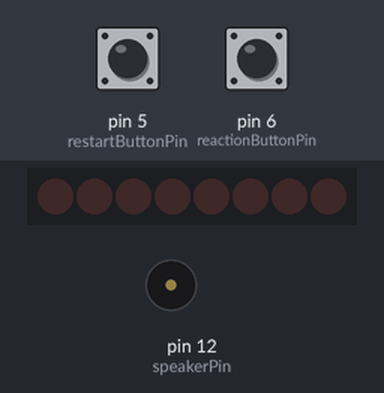
Recording of a sketch running on a simulated Arduino Uno, built with avr-gcc and run on an emulated ATmega328P. Shown: 8 shift-register outputs drawn as a row of LEDs (first output left, lit = HIGH), buzzer (waves = sounding). Wiring (inferred from the names in the program): shift register (74HC595): data pin 2; shift clock pin 4; latch pin 3. Wiring (inferred from the signals the program sends): row of LEDs: on Q0, Q1, Q2, Q3, Q4, Q5, Q6, Q7. The inputs (shaded band) are chosen by the test bench; at power-on: pin 5 (restartButtonPin) LOW, pin 6 (reactionButtonPin) LOW. Random numbers use the default seed unless the sketch sets one.

Above: at 1.2 s.
1.3 s: pin 5 (restartButtonPin) pulled HIGH for 0.15 s
At 3.1 s:
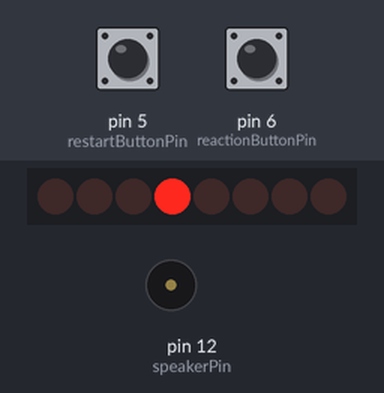
At 7.6 s:
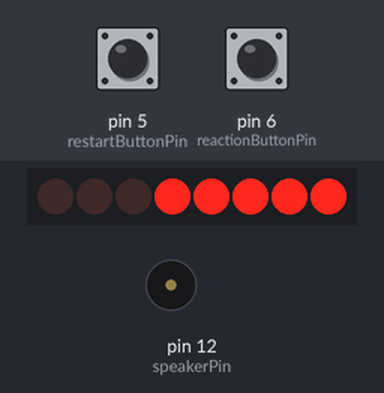
Timing chart, 0 to 9.7 s (numbered marks = the images above; inputs shaded):
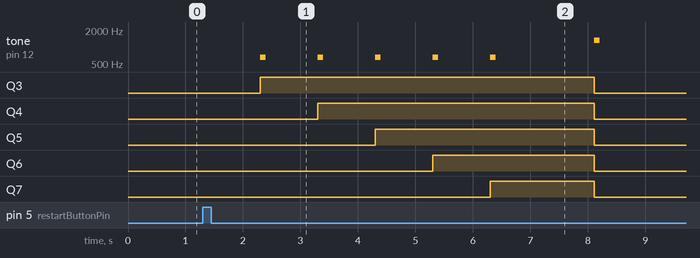

Measured:
- after the input at 1.3 s, tone on pin 12 (speakerPin): plays 659 Hz for 0.10 s, 659 Hz for 0.10 s, 659 Hz for 0.10 s, 659 Hz for 0.10 s, 659 Hz for 0.10 s, 1319 Hz for 0.10 s, starting after 1.0 s; Q3: LOW → HIGH after 1.0 s, → LOW 5.8 s later

The sketch:

arduino-measure-reaction-time.ino
```cpp
#include "LedControl.h"

const int SRDataPin = 2;
const int SRLatchPin = 3;
const int SRClockPin = 4;
const int restartButtonPin = 5;
const int reactionButtonPin = 6;
const int ledSegmentsDIN = 8;
const int ledSegmentsCS = 9;
const int ledSegmentsCLK = 10;
const int speakerPin = 12;
int waitTime = 0;
int startTime = 0;
int reactionTime = 0;
byte SRData = 0; // Shift Register 8-bit storage
boolean trafficLightsEnded = false;
LedControl lc = LedControl(8,10,9,1);

void setup() {
  Serial.begin(9600);
  pinMode(reactionButtonPin, INPUT);
  pinMode(restartButtonPin, INPUT);
  pinMode(SRDataPin, OUTPUT);
  pinMode(SRClockPin, OUTPUT);
  pinMode(SRLatchPin, OUTPUT);
  turnOffTrafficLights();
  lc.shutdown(0,false);
  lc.setIntensity(0,8);
  lc.clearDisplay(0);
}

void loop() {
  if(restartButtonIsPushed()) {
    startTrafficLights();
  }

  if(trafficLightsEnded == true && reactionButtonIsPushed()) {
    lc.clearDisplay(0);
    reactionTime = millis() - startTime;
    trafficLightsEnded = false;
    showReactionTime();
  }
}

boolean restartButtonIsPushed() {
  return digitalRead(restartButtonPin)==HIGH?true:false;
}

boolean reactionButtonIsPushed() {
  return digitalRead(reactionButtonPin)==HIGH?true:false;
}

void turnOffTrafficLights() {
  SRWrite(3, LOW);
  SRWrite(4, LOW);
  SRWrite(5, LOW);
  SRWrite(6, LOW);
  SRWrite(7, LOW);
}

int numberOfDigits(int number) {
  int digits = 0;
  while(number){
    number /= 10;
    digits++;
  }
  return digits;
}

void startTrafficLights() {
  // Calculate random wait time between 1 and 3 seconds
  waitTime = random(1000, 3000);

  // Traffic lights pattern with 5 LEDS from pins 3 to 7 on the shift register
  for(int ledIndex=3; ledIndex<=7; ledIndex++) {
    delay(1000);
    noTone(speakerPin);
    SRWrite(ledIndex, HIGH);
    tone(speakerPin, 659, 100);
  }

  delay(waitTime);
  turnOffTrafficLights();
  tone(speakerPin, 1319, 100);
  trafficLightsEnded = true;
  startTime = millis();
}

// Write to the shift register memory
void SRWrite(int SRPin, boolean SRPinState){
  // Set the pin state in the data variable
  bitWrite(SRData,SRPin,SRPinState);
  // Shift the storage to apply the changes
  shiftOut(SRDataPin, SRClockPin, MSBFIRST, SRData);
  // Activate the latch to let the data pass from the storage to the shift register pins
  digitalWrite(SRLatchPin, HIGH);
  digitalWrite(SRLatchPin, LOW);
}

// Show reaction time on 7 segment display
void showReactionTime() {
  int number = reactionTime;
  int digits = numberOfDigits(number);
  int arr[digits];
  boolean isDecimal = false;

  // Transform the reaction time to an integer array
  for (int i = digits-1; i >= 0; i--) {
    arr[i] = number % 10;
    number /= 10;
  }

  // Print the correct numbers with decimal points
  for (int i = digits-1; i >= 0; i--) {
    if(digits > 3) {
      isDecimal = i==3?true:false;
    } else {
      lc.setDigit(0,3,0,true);
      if(digits == 2){
        lc.setDigit(0,2,0,false);
      }
      if(digits == 1){
        lc.setDigit(0,2,0,false);
        lc.setDigit(0,1,0,false);
      }
    }
    lc.setDigit(0,i,arr[(digits-1)-i],isDecimal);
  }
}
```
